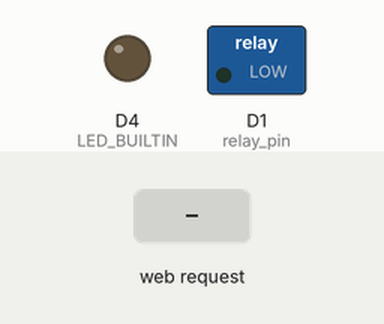
Recording of a sketch running on a simulated ESP8266 (Wemos D1 mini). Shown: switched loads named in the sketch (green lamp = pin HIGH), output pins drawn as LEDs (lit = HIGH, except the on-board LED, lit = LOW). The test bench sets the inputs (shaded band). WiFi joins after 1.5 s; servers stay silent unless stated; what the sketch prints to the serial monitor is not drawn.

Above: at 3.7 s.
3.8 s: HTTP request GET /socket1On received
At 4.5 s:
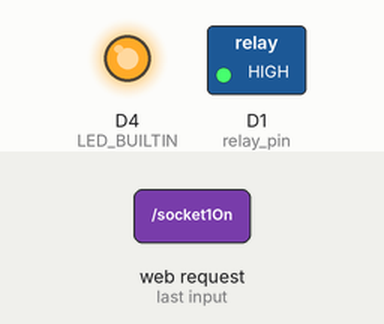
6.3 s: HTTP request GET /socket2Off received
Timing chart, 0 to 9.3 s (numbered marks = the images above; inputs shaded):
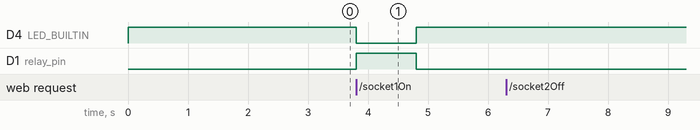

The sketch:

monkeySquirter.ino
```cpp
//Monkey Squirter D1 mini code - see https://circusscientist.com for details
//to use the web buttons version switch on D1 mini and go to http://<tmpIP>/

//adapted from original below:
/*********
  Rui Santos
  Complete project details at http://randomnerdtutorials.com/esp8266-web-server-with-arduino-ide/
*********/
//this actually works!!!!!

// html version with colour indicators

#include <ESP8266WiFi.h>
#include <WiFiClient.h>
#include <ESP8266WebServer.h>
#include <ESP8266mDNS.h>

MDNSResponder mdns;

// Replace with your network credentials
const char *ssid = "YourRouterName";
const char *password = "YourRouterPassword";

ESP8266WebServer server(80);

String webPage = "";

// two options for triggering relays, you could have more or less:
int relay_pin = D1;
int sensor = D3;

int state = LOW; // by default, no motion detected
int val = LOW;     // variable to store the sensor status (value)

boolean sensing = false;
boolean playing = false;
unsigned long previousMillis = 0;
unsigned long currentMillis = 0;
const long interval = 1000;


IPAddress tmpGateway(192, 168, 8, 1); //change to router IP
IPAddress tmpIP(192, 168, 8, 13); //you choose this depending on your router IP and configuration
IPAddress ipSubnet(255, 255, 255, 0);

void setup(void){
  //this is the webpage, with two buttons, one line per button:

  webPage += "<html><head><style>";
  webPage += "body { text-align: center; font-family: Arial, sans-serif; }";
  webPage += "h1 { font-size: 24px; margin-bottom: 20px; }";
  webPage += "p { font-size: 18px; }";
  webPage += ".button { display: inline-block; padding: 10px 20px; font-size: 18px;";
  webPage += "border: none; border-radius: 5px; cursor: pointer; margin: 5px; }";
  webPage += ".button-on { background-color: green; color: white; }";
  webPage += ".button-squirt { background-color: blue; color: white; }";
  webPage += ".button-off { background-color: red; color: white; }";
  webPage += "@media screen and (max-width: 1000px) {"; // Adjust for mobile screens
  webPage += "h1 { font-size: 40px; }";
  webPage += "p { font-size: 36px; }";
  webPage += ".button { padding: 50px 0; font-size: 36px; width: 80%; }"; // Expand buttons to 100% width
  webPage += "}";
  webPage += "</style></head><body>";
  webPage += "<h1>MONKEY SQUIRTER</h1>";
  webPage += "<br>";
  webPage += "<p><span>SQUIRTER:</span>";
  webPage += "<a href=\"socket1On\"><button class=\"button button-squirt\">SQUIRT</button></a>";
  webPage += "<a href=\"socket1Off\"><button class=\"button button-off\">STOP</button></a></p>";
  webPage += "<br>";
  webPage += "<p><span>MOTION SENSOR:</span>";
  webPage += "<a href=\"socket2On\"><button class=\"button button-on\">ACTIVATE</button></a>";
  webPage += "<a href=\"socket2Off\"><button class=\"button button-off\">DEACTIVATE</button></a></p>";
  webPage += "</body></html>";

  // preparing GPIOs
  pinMode(relay_pin, OUTPUT);
  digitalWrite(relay_pin, LOW);

  pinMode(sensor, INPUT);

  pinMode(LED_BUILTIN, OUTPUT);
  digitalWrite(LED_BUILTIN, HIGH);

  delay(1000);
  Serial.begin(115200);
  WiFi.config(tmpIP, tmpGateway, ipSubnet, tmpGateway);
  WiFi.begin(ssid, password);
  Serial.println("");

  // Wait for connection
  while (WiFi.status() != WL_CONNECTED)
  {
    delay(500);
    Serial.print(".");
  }
  Serial.println("");
  Serial.print("Connected to ");
  Serial.println(ssid);
  Serial.print("IP address: ");
  Serial.println(WiFi.localIP());

  if (mdns.begin("esp8266", WiFi.localIP()))
  {
    Serial.println("MDNS responder started");
  }

  server.on("/", []()
            { server.send(200, "text/html", webPage); });
  server.on("/socket1On", []()
            {
    server.send(200, "text/html", webPage);
    digitalWrite(LED_BUILTIN, LOW);   // turn LED ON
    digitalWrite(relay_pin, HIGH);
    delay(1000);
    //turn off again after some time?!
    digitalWrite(LED_BUILTIN, HIGH);   // turn LED OFF
    digitalWrite(relay_pin, LOW); });
  server.on("/socket1Off", []()
            {
    server.send(200, "text/html", webPage);
    digitalWrite(LED_BUILTIN, HIGH);   // turn LED OFF
    digitalWrite(relay_pin, LOW);
    delay(1000); });
  server.on("/socket2On", []()
            {
    server.send(200, "text/html", webPage);
    sensing = true; });
    Serial.println("Motion Detection activated");
  server.on("/socket2Off", []()
            {
    server.send(200, "text/html", webPage);
    sensing = false;
    Serial.println("Motion Detection deactivated");
    digitalWrite(LED_BUILTIN, HIGH);   // turn LED OFF
    digitalWrite(relay_pin, LOW); });
  server.begin();
  Serial.println("HTTP server started");
}

void loop(void)
{
  server.handleClient();
  // val = digitalRead(sensor); // read sensor value
  if (sensing)
  {
    currentMillis = millis();
    val = digitalRead(sensor); // read sensor value
    if (currentMillis - previousMillis >= interval)
    {
      // val = digitalRead(sensor); // read sensor value
      previousMillis = currentMillis;
      if (val == HIGH)
      { // check if the sensor is HIGH
        Serial.println("Motion detected");
        if (!playing)
        {
          playing = true;
          // sensing = false; //test do once only
          digitalWrite(LED_BUILTIN, LOW); // turn LED ON
          digitalWrite(relay_pin, HIGH);
          delay(interval); // delay 100 milliseconds - todo: not working?
          digitalWrite(relay_pin, LOW);
          digitalWrite(LED_BUILTIN, HIGH); // turn LED OFF
          // if (state == LOW)
          // {
          //   Serial.println("Motion detected!");
          //   state = HIGH; // update variable state to HIGH
          // }
        }
      }
      else
      {
        if(playing){
          playing = false;
          Serial.println("DETECTING.....");
        }
        digitalWrite(relay_pin, LOW);
        digitalWrite(LED_BUILTIN, HIGH); // turn LED OFF
        // delay(1000);             // delay 200 milliseconds

        // if (state == HIGH)
        // {
        //   // Serial.println("Motion stopped!");
        //   digitalWrite(relay_pin, LOW);
        //   digitalWrite(LED_BUILTIN, HIGH); // turn LED OFF
        //   state = LOW;                     // update variable state to LOW
        // }
      }
    }
    else
    {
      // Serial.print(".");
      // Serial.println("currentMillis - previousMillis < interval ");
      digitalWrite(relay_pin, LOW);
      digitalWrite(LED_BUILTIN, HIGH); // turn LED OFF
      // state = LOW;                     // update variable state to LOW
    }
  }
  else
  {
  }
}
```

Measured:
- after the input at 3.8 s, D4 (LED_BUILTIN): HIGH → LOW at once, → HIGH 1.0 s later; D1 (relay_pin): LOW → HIGH at once, → LOW 1.0 s later
- after the input at 6.3 s, every drawn part: stays the same
